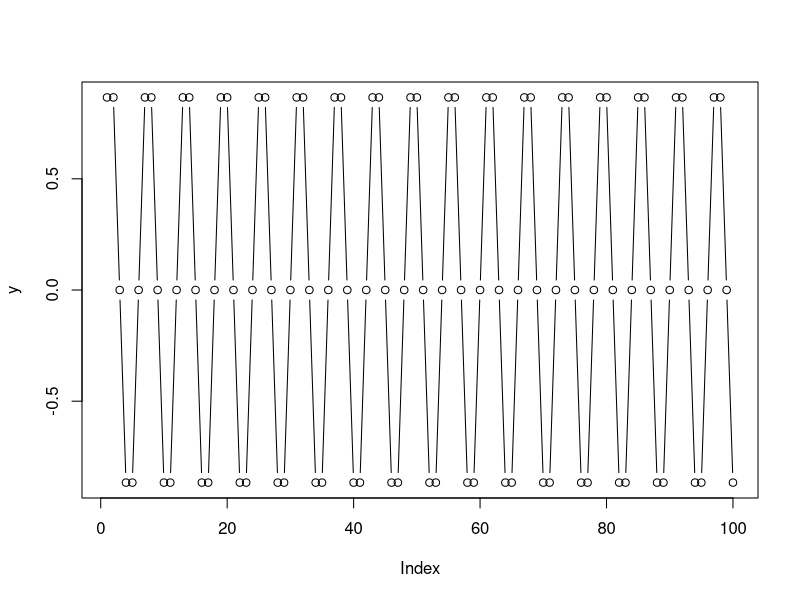
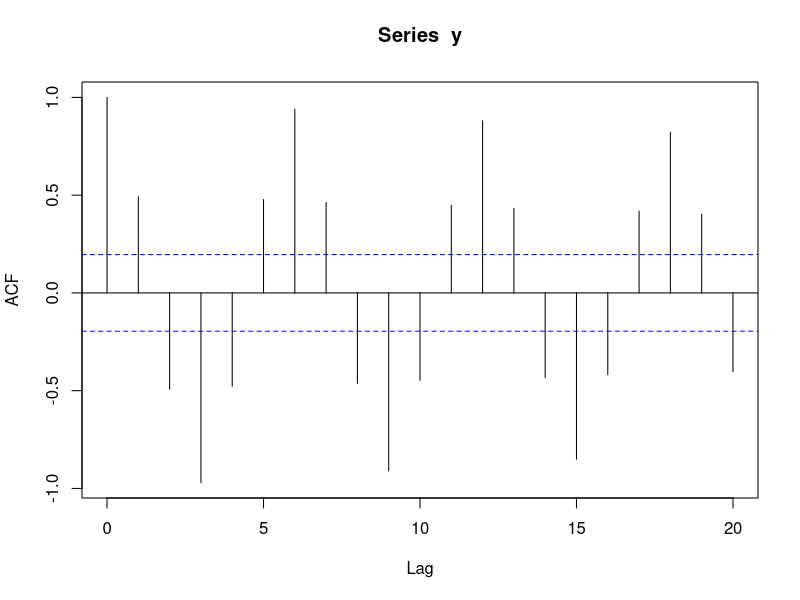
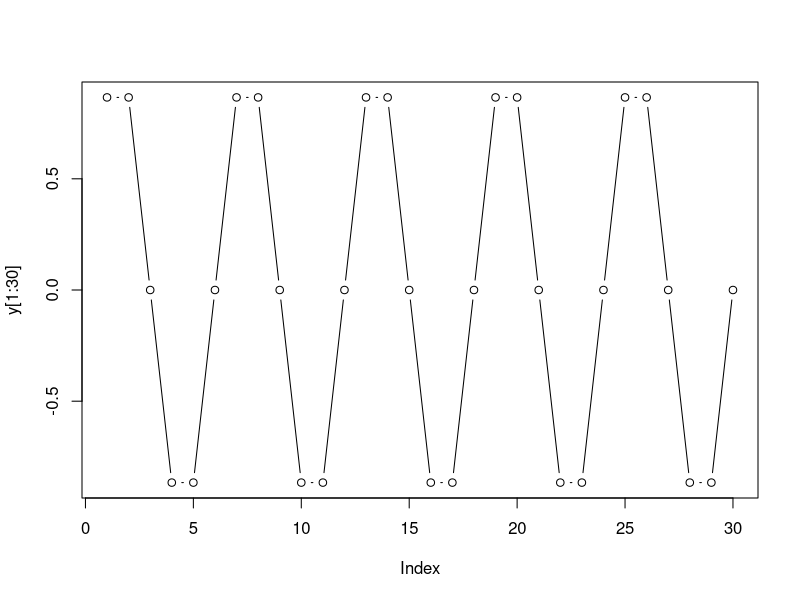
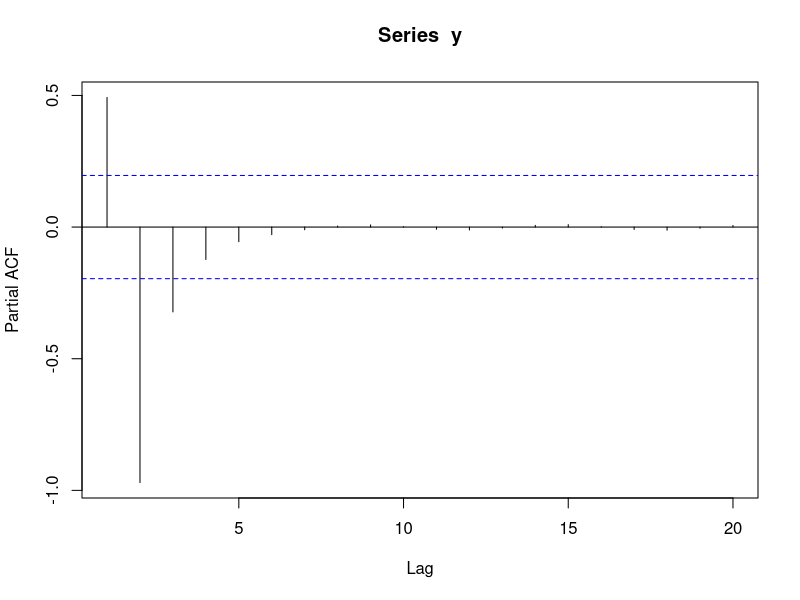
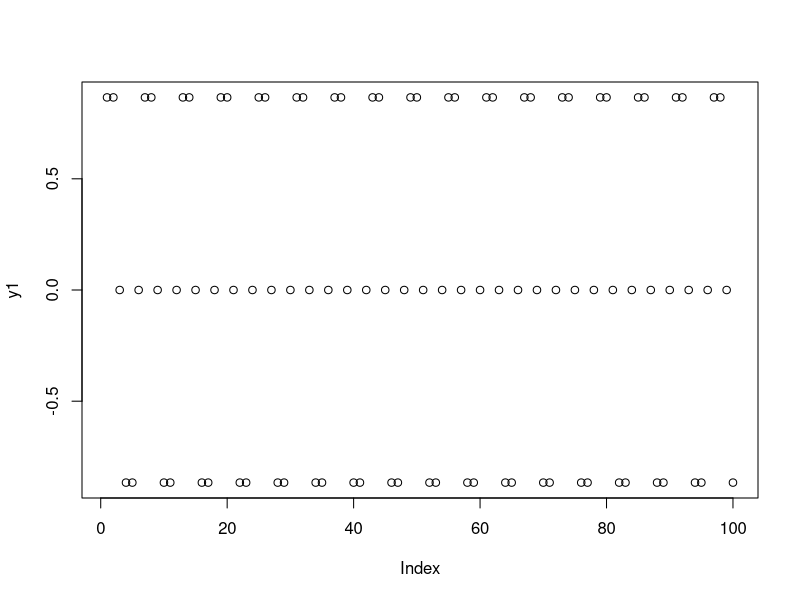
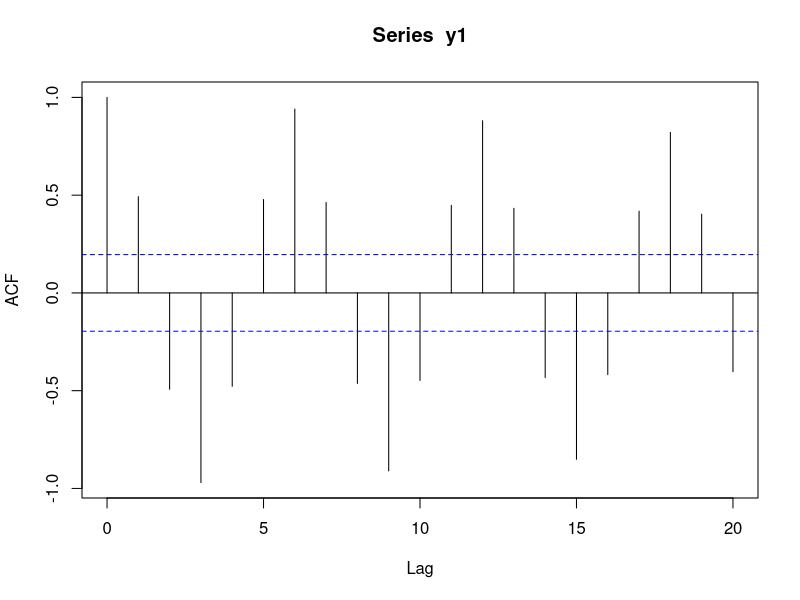
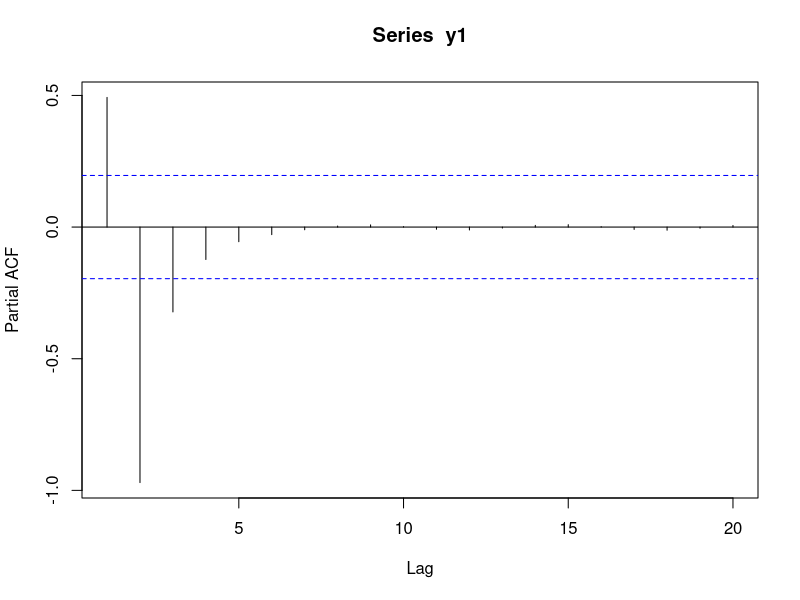
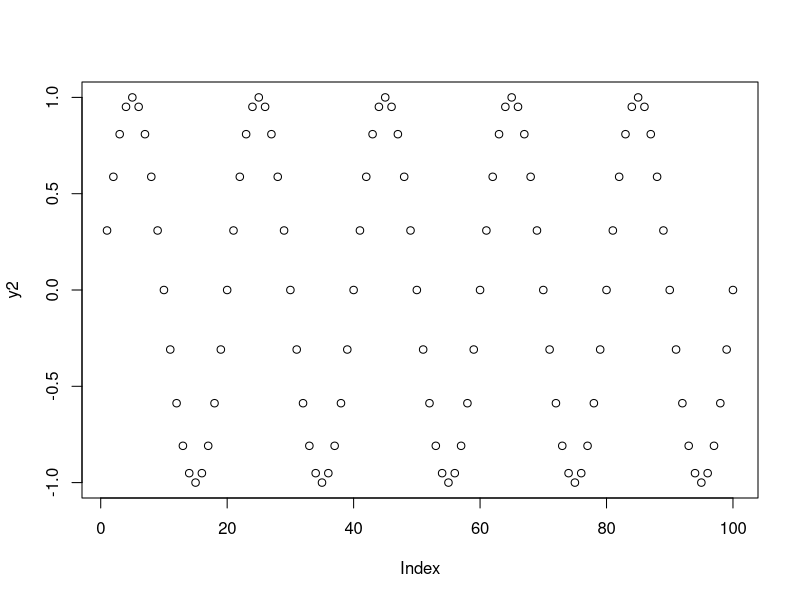

Here is the R script that generated these plots, in order:
## ---- chunk 1
require(data.table)
## ---- chunk 2
x = 1:100
y = sin(x * pi / 3)
## ---- chunk 3
plot(y, type="b")
## ---- chunk 4
acf(y)
## ---- chunk 5
shift(y, 1)[1:5]
## ---- chunk 6
# Caculando o ACF
cor( y, shift(y, 1), use = "pairwise.complete.obs")
## ---- chunk 7
cor( y, shift(y, 2), use = "pairwise.complete.obs")
## ---- chunk 8
x = 1:100
y = sin(x * pi / 3)
## ---- chunk 9
plot(y[1:30], type = "b")
## ---- chunk 10
pacf(y)
## ---- chunk 11

y1 = sin(x * pi /3)
plot(y1)
acf(y1)
pacf(y1)
## ---- chunk 12
y2 = sin( x * pi/10)
plot(y2)

## ---- chunk 13
acf(y1)
## ---- chunk 14

pacf(y1)
## ---- chunk 15
y3 = y1 + y2
plot(y3, type='b')
## ---- chunk 16
acf(y3)
## ---- chunk 17
pacf(y3)
